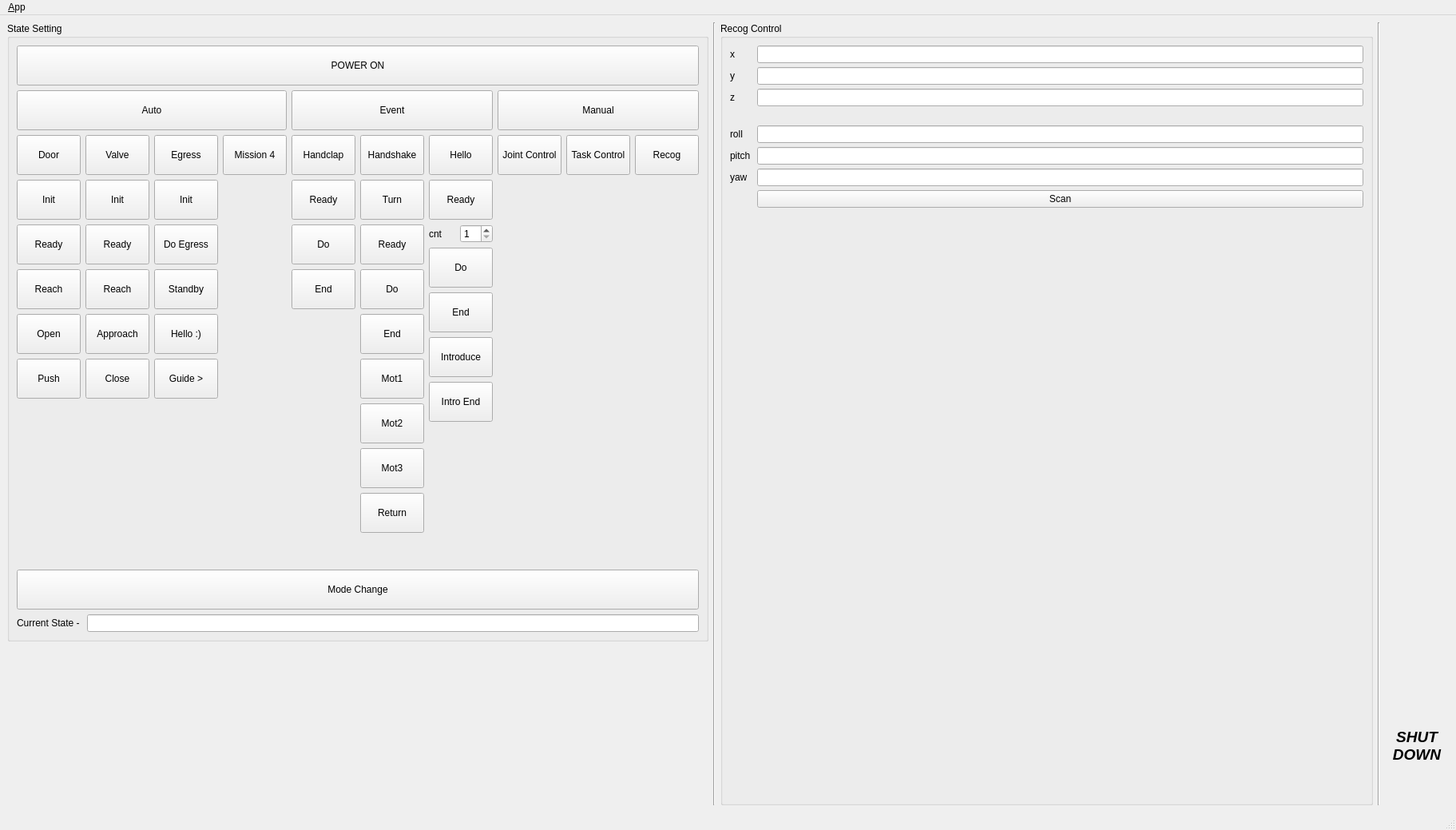
<?xml version="1.0" encoding="UTF-8"?>
<ui version="4.0">
 <class>StatusWindow</class>
 <widget class="QMainWindow" name="StatusWindow">
  <property name="geometry">
   <rect>
    <x>0</x>
    <y>0</y>
    <width>1823</width>
    <height>1039</height>
   </rect>
  </property>
  <property name="minimumSize">
   <size>
    <width>0</width>
    <height>880</height>
   </size>
  </property>
  <property name="windowTitle">
   <string>DYROS THORMANG User Interface</string>
  </property>
  <property name="windowIcon">
   <iconset resource="../resources/images.qrc">
    <normaloff>:/images/icon_2.png</normaloff>:/images/icon_2.png</iconset>
  </property>
  <property name="locale">
   <locale language="English" country="UnitedStates"/>
  </property>
  <property name="iconSize">
   <size>
    <width>24</width>
    <height>24</height>
   </size>
  </property>
  <widget class="QWidget" name="centralwidget">
   <layout class="QHBoxLayout">
    <item>
     <layout class="QVBoxLayout" name="verticalLayout_16">
      <item>
       <layout class="QHBoxLayout" name="horizontalLayout_4" stretch="0">
        <item>
         <widget class="QGroupBox" name="groupBox_state">
          <property name="title">
           <string>State Setting</string>
          </property>
          <layout class="QVBoxLayout" name="verticalLayout_14">
           <item>
            <widget class="QPushButton" name="button_power_on">
             <property name="minimumSize">
              <size>
               <width>0</width>
               <height>50</height>
              </size>
             </property>
             <property name="autoFillBackground">
              <bool>false</bool>
             </property>
             <property name="text">
              <string>POWER ON</string>
             </property>
            </widget>
           </item>
           <item>
            <layout class="QHBoxLayout" name="horizontalLayout_9" stretch="1,0,1">
             <item>
              <layout class="QVBoxLayout" name="verticalLayout_6">
               <item>
                <widget class="QPushButton" name="button_auto">
                 <property name="minimumSize">
                  <size>
                   <width>0</width>
                   <height>50</height>
                  </size>
                 </property>
                 <property name="text">
                  <string>Auto</string>
                 </property>
                </widget>
               </item>
               <item>
                <layout class="QHBoxLayout" name="horizontalLayout_8">
                 <item>
                  <layout class="QVBoxLayout" name="verticalLayout_8">
                   <item>
                    <widget class="QPushButton" name="button_auto_door_start">
                     <property name="minimumSize">
                      <size>
                       <width>0</width>
                       <height>50</height>
                      </size>
                     </property>
                     <property name="text">
                      <string>Door</string>
                     </property>
                     <property name="checkable">
                      <bool>false</bool>
                     </property>
                    </widget>
                   </item>
                   <item>
                    <widget class="QPushButton" name="button_auto_door_init">
                     <property name="minimumSize">
                      <size>
                       <width>0</width>
                       <height>50</height>
                      </size>
                     </property>
                     <property name="text">
                      <string>Init</string>
                     </property>
                    </widget>
                   </item>
                   <item>
                    <widget class="QPushButton" name="button_auto_door_ready">
                     <property name="minimumSize">
                      <size>
                       <width>0</width>
                       <height>50</height>
                      </size>
                     </property>
                     <property name="text">
                      <string>Ready</string>
                     </property>
                    </widget>
                   </item>
                   <item>
                    <widget class="QPushButton" name="button_auto_door_reach">
                     <property name="minimumSize">
                      <size>
                       <width>0</width>
                       <height>50</height>
                      </size>
                     </property>
                     <property name="text">
                      <string>Reach</string>
                     </property>
                    </widget>
                   </item>
                   <item>
                    <widget class="QPushButton" name="button_auto_door_open">
                     <property name="minimumSize">
                      <size>
                       <width>0</width>
                       <height>50</height>
                      </size>
                     </property>
                     <property name="text">
                      <string>Open</string>
                     </property>
                    </widget>
                   </item>
                   <item>
                    <widget class="QPushButton" name="button_auto_door_push">
                     <property name="minimumSize">
                      <size>
                       <width>0</width>
                       <height>50</height>
                      </size>
                     </property>
                     <property name="text">
                      <string>Push</string>
                     </property>
                    </widget>
                   </item>
                   <item>
                    <spacer name="verticalSpacer_2">
                     <property name="orientation">
                      <enum>Qt::Vertical</enum>
                     </property>
                     <property name="sizeHint" stdset="0">
                      <size>
                       <width>20</width>
                       <height>40</height>
                      </size>
                     </property>
                    </spacer>
                   </item>
                  </layout>
                 </item>
                 <item>
                  <layout class="QVBoxLayout" name="verticalLayout_9">
                   <item>
                    <widget class="QPushButton" name="button_auto_valve_start">
                     <property name="minimumSize">
                      <size>
                       <width>0</width>
                       <height>50</height>
                      </size>
                     </property>
                     <property name="text">
                      <string>Valve</string>
                     </property>
                     <property name="checkable">
                      <bool>false</bool>
                     </property>
                    </widget>
                   </item>
                   <item>
                    <widget class="QPushButton" name="button_auto_valve_init">
                     <property name="minimumSize">
                      <size>
                       <width>0</width>
                       <height>50</height>
                      </size>
                     </property>
                     <property name="text">
                      <string>Init</string>
                     </property>
                    </widget>
                   </item>
                   <item>
                    <widget class="QPushButton" name="button_auto_valve_ready">
                     <property name="minimumSize">
                      <size>
                       <width>0</width>
                       <height>50</height>
                      </size>
                     </property>
                     <property name="text">
                      <string>Ready</string>
                     </property>
                    </widget>
                   </item>
                   <item>
                    <widget class="QPushButton" name="button_auto_valve_reach">
                     <property name="minimumSize">
                      <size>
                       <width>0</width>
                       <height>50</height>
                      </size>
                     </property>
                     <property name="text">
                      <string>Reach</string>
                     </property>
                    </widget>
                   </item>
                   <item>
                    <widget class="QPushButton" name="button_auto_valve_approach">
                     <property name="minimumSize">
                      <size>
                       <width>0</width>
                       <height>50</height>
                      </size>
                     </property>
                     <property name="text">
                      <string>Approach</string>
                     </property>
                    </widget>
                   </item>
                   <item>
                    <widget class="QPushButton" name="button_auto_valve_close">
                     <property name="minimumSize">
                      <size>
                       <width>0</width>
                       <height>50</height>
                      </size>
                     </property>
                     <property name="text">
                      <string>Close</string>
                     </property>
                    </widget>
                   </item>
                   <item>
                    <spacer name="verticalSpacer_4">
                     <property name="orientation">
                      <enum>Qt::Vertical</enum>
                     </property>
                     <property name="sizeHint" stdset="0">
                      <size>
                       <width>20</width>
                       <height>40</height>
                      </size>
                     </property>
                    </spacer>
                   </item>
                  </layout>
                 </item>
                 <item>
                  <layout class="QVBoxLayout" name="verticalLayout_10">
                   <item>
                    <widget class="QPushButton" name="button_auto_egress_start">
                     <property name="minimumSize">
                      <size>
                       <width>0</width>
                       <height>50</height>
                      </size>
                     </property>
                     <property name="text">
                      <string>Egress</string>
                     </property>
                    </widget>
                   </item>
                   <item>
                    <widget class="QPushButton" name="button_auto_egress_init">
                     <property name="minimumSize">
                      <size>
                       <width>0</width>
                       <height>50</height>
                      </size>
                     </property>
                     <property name="text">
                      <string>Init</string>
                     </property>
                    </widget>
                   </item>
                   <item>
                    <widget class="QPushButton" name="button_auto_egress_egress">
                     <property name="minimumSize">
                      <size>
                       <width>0</width>
                       <height>50</height>
                      </size>
                     </property>
                     <property name="text">
                      <string>Do Egress</string>
                     </property>
                    </widget>
                   </item>
                   <item>
                    <widget class="QPushButton" name="button_auto_egress_standby">
                     <property name="minimumSize">
                      <size>
                       <width>0</width>
                       <height>50</height>
                      </size>
                     </property>
                     <property name="text">
                      <string>Standby</string>
                     </property>
                    </widget>
                   </item>
                   <item>
                    <widget class="QPushButton" name="button_auto_egress_hello">
                     <property name="minimumSize">
                      <size>
                       <width>0</width>
                       <height>50</height>
                      </size>
                     </property>
                     <property name="text">
                      <string>Hello :)</string>
                     </property>
                    </widget>
                   </item>
                   <item>
                    <widget class="QPushButton" name="button_auto_egress_guide">
                     <property name="minimumSize">
                      <size>
                       <width>0</width>
                       <height>50</height>
                      </size>
                     </property>
                     <property name="text">
                      <string>Guide &gt;</string>
                     </property>
                    </widget>
                   </item>
                   <item>
                    <spacer name="verticalSpacer_5">
                     <property name="orientation">
                      <enum>Qt::Vertical</enum>
                     </property>
                     <property name="sizeHint" stdset="0">
                      <size>
                       <width>20</width>
                       <height>40</height>
                      </size>
                     </property>
                    </spacer>
                   </item>
                  </layout>
                 </item>
                 <item>
                  <layout class="QVBoxLayout" name="verticalLayout_11">
                   <item>
                    <widget class="QPushButton" name="button_mission4">
                     <property name="minimumSize">
                      <size>
                       <width>0</width>
                       <height>50</height>
                      </size>
                     </property>
                     <property name="text">
                      <string>Mission 4</string>
                     </property>
                    </widget>
                   </item>
                   <item>
                    <spacer name="verticalSpacer_6">
                     <property name="orientation">
                      <enum>Qt::Vertical</enum>
                     </property>
                     <property name="sizeHint" stdset="0">
                      <size>
                       <width>20</width>
                       <height>40</height>
                      </size>
                     </property>
                    </spacer>
                   </item>
                  </layout>
                 </item>
                </layout>
               </item>
              </layout>
             </item>
             <item>
              <layout class="QVBoxLayout" name="verticalLayout_34">
               <item>
                <widget class="QPushButton" name="button_event">
                 <property name="minimumSize">
                  <size>
                   <width>0</width>
                   <height>50</height>
                  </size>
                 </property>
                 <property name="text">
                  <string>Event</string>
                 </property>
                </widget>
               </item>
               <item>
                <layout class="QHBoxLayout" name="horizontalLayout_13">
                 <property name="leftMargin">
                  <number>0</number>
                 </property>
                 <item>
                  <layout class="QVBoxLayout" name="verticalLayout_38">
                   <item>
                    <widget class="QPushButton" name="button_event_handclap">
                     <property name="minimumSize">
                      <size>
                       <width>0</width>
                       <height>50</height>
                      </size>
                     </property>
                     <property name="text">
                      <string>Handclap</string>
                     </property>
                    </widget>
                   </item>
                   <item>
                    <widget class="QPushButton" name="button_event_handclap_ready">
                     <property name="minimumSize">
                      <size>
                       <width>0</width>
                       <height>50</height>
                      </size>
                     </property>
                     <property name="text">
                      <string>Ready</string>
                     </property>
                    </widget>
                   </item>
                   <item>
                    <widget class="QPushButton" name="button_event_handclap_do">
                     <property name="minimumSize">
                      <size>
                       <width>0</width>
                       <height>50</height>
                      </size>
                     </property>
                     <property name="text">
                      <string>Do</string>
                     </property>
                    </widget>
                   </item>
                   <item>
                    <widget class="QPushButton" name="button_event_handclap_end">
                     <property name="minimumSize">
                      <size>
                       <width>0</width>
                       <height>50</height>
                      </size>
                     </property>
                     <property name="text">
                      <string>End</string>
                     </property>
                    </widget>
                   </item>
                   <item>
                    <spacer name="verticalSpacer_25">
                     <property name="orientation">
                      <enum>Qt::Vertical</enum>
                     </property>
                     <property name="sizeHint" stdset="0">
                      <size>
                       <width>20</width>
                       <height>40</height>
                      </size>
                     </property>
                    </spacer>
                   </item>
                  </layout>
                 </item>
                 <item>
                  <layout class="QVBoxLayout" name="verticalLayout_35">
                   <item>
                    <widget class="QPushButton" name="button_event_handshake">
                     <property name="minimumSize">
                      <size>
                       <width>0</width>
                       <height>50</height>
                      </size>
                     </property>
                     <property name="text">
                      <string>Handshake</string>
                     </property>
                    </widget>
                   </item>
                   <item>
                    <widget class="QPushButton" name="button_event_handshake_turn">
                     <property name="minimumSize">
                      <size>
                       <width>0</width>
                       <height>50</height>
                      </size>
                     </property>
                     <property name="text">
                      <string>Turn</string>
                     </property>
                    </widget>
                   </item>
                   <item>
                    <widget class="QPushButton" name="button_event_handshake_ready">
                     <property name="minimumSize">
                      <size>
                       <width>0</width>
                       <height>50</height>
                      </size>
                     </property>
                     <property name="text">
                      <string>Ready</string>
                     </property>
                    </widget>
                   </item>
                   <item>
                    <widget class="QPushButton" name="button_event_handshake_do">
                     <property name="minimumSize">
                      <size>
                       <width>0</width>
                       <height>50</height>
                      </size>
                     </property>
                     <property name="text">
                      <string>Do</string>
                     </property>
                    </widget>
                   </item>
                   <item>
                    <widget class="QPushButton" name="button_event_handshake_end">
                     <property name="minimumSize">
                      <size>
                       <width>0</width>
                       <height>50</height>
                      </size>
                     </property>
                     <property name="text">
                      <string>End</string>
                     </property>
                    </widget>
                   </item>
                   <item>
                    <widget class="QPushButton" name="button_event_handshake_motion1">
                     <property name="minimumSize">
                      <size>
                       <width>0</width>
                       <height>50</height>
                      </size>
                     </property>
                     <property name="text">
                      <string>Mot1</string>
                     </property>
                    </widget>
                   </item>
                   <item>
                    <widget class="QPushButton" name="button_event_handshake_motion2">
                     <property name="minimumSize">
                      <size>
                       <width>0</width>
                       <height>50</height>
                      </size>
                     </property>
                     <property name="text">
                      <string>Mot2</string>
                     </property>
                    </widget>
                   </item>
                   <item>
                    <widget class="QPushButton" name="button_event_handshake_motion3">
                     <property name="minimumSize">
                      <size>
                       <width>0</width>
                       <height>50</height>
                      </size>
                     </property>
                     <property name="text">
                      <string>Mot3</string>
                     </property>
                    </widget>
                   </item>
                   <item>
                    <widget class="QPushButton" name="button_event_handshake_return">
                     <property name="minimumSize">
                      <size>
                       <width>0</width>
                       <height>50</height>
                      </size>
                     </property>
                     <property name="text">
                      <string>Return</string>
                     </property>
                    </widget>
                   </item>
                   <item>
                    <spacer name="verticalSpacer_22">
                     <property name="orientation">
                      <enum>Qt::Vertical</enum>
                     </property>
                     <property name="sizeHint" stdset="0">
                      <size>
                       <width>20</width>
                       <height>40</height>
                      </size>
                     </property>
                    </spacer>
                   </item>
                  </layout>
                 </item>
                 <item>
                  <layout class="QVBoxLayout" name="verticalLayout_36">
                   <item>
                    <widget class="QPushButton" name="button_event_hello">
                     <property name="minimumSize">
                      <size>
                       <width>0</width>
                       <height>50</height>
                      </size>
                     </property>
                     <property name="text">
                      <string>Hello</string>
                     </property>
                    </widget>
                   </item>
                   <item>
                    <widget class="QPushButton" name="button_event_hello_ready">
                     <property name="minimumSize">
                      <size>
                       <width>0</width>
                       <height>50</height>
                      </size>
                     </property>
                     <property name="text">
                      <string>Ready</string>
                     </property>
                    </widget>
                   </item>
                   <item>
                    <layout class="QHBoxLayout" name="horizontalLayout_10">
                     <property name="topMargin">
                      <number>0</number>
                     </property>
                     <item>
                      <widget class="QLabel" name="label_21">
                       <property name="text">
                        <string>cnt</string>
                       </property>
                      </widget>
                     </item>
                     <item>
                      <widget class="QSpinBox" name="spin_hello_count">
                       <property name="minimum">
                        <number>1</number>
                       </property>
                      </widget>
                     </item>
                    </layout>
                   </item>
                   <item>
                    <widget class="QPushButton" name="button_event_hello_do">
                     <property name="minimumSize">
                      <size>
                       <width>0</width>
                       <height>50</height>
                      </size>
                     </property>
                     <property name="text">
                      <string>Do</string>
                     </property>
                    </widget>
                   </item>
                   <item>
                    <widget class="QPushButton" name="button_event_hello_end">
                     <property name="minimumSize">
                      <size>
                       <width>0</width>
                       <height>50</height>
                      </size>
                     </property>
                     <property name="text">
                      <string>End</string>
                     </property>
                    </widget>
                   </item>
                   <item>
                    <widget class="QPushButton" name="button_event_hello_introduce">
                     <property name="minimumSize">
                      <size>
                       <width>0</width>
                       <height>50</height>
                      </size>
                     </property>
                     <property name="text">
                      <string>Introduce</string>
                     </property>
                    </widget>
                   </item>
                   <item>
                    <widget class="QPushButton" name="button_event_hello_introduce_end">
                     <property name="minimumSize">
                      <size>
                       <width>0</width>
                       <height>50</height>
                      </size>
                     </property>
                     <property name="text">
                      <string>Intro End</string>
                     </property>
                    </widget>
                   </item>
                   <item>
                    <spacer name="verticalSpacer_23">
                     <property name="orientation">
                      <enum>Qt::Vertical</enum>
                     </property>
                     <property name="sizeHint" stdset="0">
                      <size>
                       <width>20</width>
                       <height>40</height>
                      </size>
                     </property>
                    </spacer>
                   </item>
                  </layout>
                 </item>
                </layout>
               </item>
              </layout>
             </item>
             <item>
              <layout class="QVBoxLayout" name="verticalLayout_7">
               <item>
                <widget class="QPushButton" name="button_manual">
                 <property name="minimumSize">
                  <size>
                   <width>0</width>
                   <height>50</height>
                  </size>
                 </property>
                 <property name="text">
                  <string>Manual</string>
                 </property>
                </widget>
               </item>
               <item>
                <layout class="QHBoxLayout" name="horizontalLayout_7">
                 <item>
                  <layout class="QVBoxLayout" name="verticalLayout_12">
                   <item>
                    <widget class="QPushButton" name="button_manual_joint_ctrl">
                     <property name="minimumSize">
                      <size>
                       <width>0</width>
                       <height>50</height>
                      </size>
                     </property>
                     <property name="text">
                      <string>Joint Control</string>
                     </property>
                    </widget>
                   </item>
                   <item>
                    <spacer name="verticalSpacer_7">
                     <property name="orientation">
                      <enum>Qt::Vertical</enum>
                     </property>
                     <property name="sizeHint" stdset="0">
                      <size>
                       <width>20</width>
                       <height>40</height>
                      </size>
                     </property>
                    </spacer>
                   </item>
                  </layout>
                 </item>
                 <item>
                  <layout class="QVBoxLayout" name="verticalLayout_13">
                   <item>
                    <widget class="QPushButton" name="button_manual_task_ctrl">
                     <property name="minimumSize">
                      <size>
                       <width>0</width>
                       <height>50</height>
                      </size>
                     </property>
                     <property name="text">
                      <string>Task Control</string>
                     </property>
                    </widget>
                   </item>
                   <item>
                    <spacer name="verticalSpacer_8">
                     <property name="orientation">
                      <enum>Qt::Vertical</enum>
                     </property>
                     <property name="sizeHint" stdset="0">
                      <size>
                       <width>20</width>
                       <height>40</height>
                      </size>
                     </property>
                    </spacer>
                   </item>
                  </layout>
                 </item>
                 <item>
                  <layout class="QVBoxLayout" name="verticalLayout_15">
                   <item>
                    <widget class="QPushButton" name="button_manual_recog_ctrl">
                     <property name="minimumSize">
                      <size>
                       <width>0</width>
                       <height>50</height>
                      </size>
                     </property>
                     <property name="text">
                      <string>Recog</string>
                     </property>
                    </widget>
                   </item>
                   <item>
                    <spacer name="verticalSpacer_11">
                     <property name="orientation">
                      <enum>Qt::Vertical</enum>
                     </property>
                     <property name="sizeHint" stdset="0">
                      <size>
                       <width>20</width>
                       <height>40</height>
                      </size>
                     </property>
                    </spacer>
                   </item>
                  </layout>
                 </item>
                </layout>
               </item>
              </layout>
             </item>
            </layout>
           </item>
           <item>
            <widget class="QPushButton" name="button_mode_change">
             <property name="minimumSize">
              <size>
               <width>0</width>
               <height>50</height>
              </size>
             </property>
             <property name="autoFillBackground">
              <bool>false</bool>
             </property>
             <property name="text">
              <string>Mode Change</string>
             </property>
            </widget>
           </item>
           <item>
            <layout class="QHBoxLayout" name="horizontalLayout_6">
             <item>
              <widget class="QLabel" name="label_19">
               <property name="text">
                <string>Current State - </string>
               </property>
              </widget>
             </item>
             <item>
              <widget class="QLineEdit" name="line_edit_current_state">
               <property name="readOnly">
                <bool>true</bool>
               </property>
              </widget>
             </item>
            </layout>
           </item>
          </layout>
         </widget>
        </item>
       </layout>
      </item>
      <item>
       <spacer name="verticalSpacer">
        <property name="orientation">
         <enum>Qt::Vertical</enum>
        </property>
        <property name="sizeHint" stdset="0">
         <size>
          <width>20</width>
          <height>189</height>
         </size>
        </property>
       </spacer>
      </item>
     </layout>
    </item>
    <item>
     <widget class="Line" name="line_2">
      <property name="orientation">
       <enum>Qt::Vertical</enum>
      </property>
     </widget>
    </item>
    <item>
     <widget class="QGroupBox" name="groupBox_recog_ctrl">
      <property name="title">
       <string>Recog Control</string>
      </property>
      <layout class="QVBoxLayout" name="verticalLayout">
       <item>
        <layout class="QGridLayout" name="gridLayout_recog_ctrl" rowstretch="0,0,0,0,0,0,0,0" columnstretch="0,0">
         <property name="sizeConstraint">
          <enum>QLayout::SetMaximumSize</enum>
         </property>
         <property name="leftMargin">
          <number>0</number>
         </property>
         <property name="topMargin">
          <number>0</number>
         </property>
         <property name="horizontalSpacing">
          <number>8</number>
         </property>
         <property name="verticalSpacing">
          <number>5</number>
         </property>
         <item row="4" column="1">
          <widget class="QLineEdit" name="line_edit_scan_roll">
           <property name="readOnly">
            <bool>true</bool>
           </property>
          </widget>
         </item>
         <item row="1" column="1">
          <widget class="QLineEdit" name="line_edit_scan_y">
           <property name="readOnly">
            <bool>true</bool>
           </property>
          </widget>
         </item>
         <item row="0" column="1">
          <widget class="QLineEdit" name="line_edit_scan_x">
           <property name="readOnly">
            <bool>true</bool>
           </property>
          </widget>
         </item>
         <item row="0" column="0">
          <widget class="QLabel" name="label_12">
           <property name="text">
            <string>x</string>
           </property>
          </widget>
         </item>
         <item row="5" column="0">
          <widget class="QLabel" name="label_16">
           <property name="text">
            <string>pitch</string>
           </property>
          </widget>
         </item>
         <item row="1" column="0">
          <widget class="QLabel" name="label_13">
           <property name="text">
            <string>y</string>
           </property>
          </widget>
         </item>
         <item row="2" column="0">
          <widget class="QLabel" name="label_14">
           <property name="text">
            <string>z</string>
           </property>
          </widget>
         </item>
         <item row="2" column="1">
          <widget class="QLineEdit" name="line_edit_scan_z">
           <property name="readOnly">
            <bool>true</bool>
           </property>
          </widget>
         </item>
         <item row="6" column="1">
          <widget class="QLineEdit" name="line_edit_scan_yaw">
           <property name="readOnly">
            <bool>true</bool>
           </property>
          </widget>
         </item>
         <item row="7" column="1">
          <widget class="QPushButton" name="button_scan">
           <property name="text">
            <string>Scan</string>
           </property>
          </widget>
         </item>
         <item row="5" column="1">
          <widget class="QLineEdit" name="line_edit_scan_pitch">
           <property name="readOnly">
            <bool>true</bool>
           </property>
          </widget>
         </item>
         <item row="4" column="0">
          <widget class="QLabel" name="label_15">
           <property name="text">
            <string>roll</string>
           </property>
          </widget>
         </item>
         <item row="6" column="0">
          <widget class="QLabel" name="label_17">
           <property name="text">
            <string>yaw</string>
           </property>
          </widget>
         </item>
         <item row="3" column="0">
          <widget class="QLabel" name="label_18">
           <property name="text">
            <string/>
           </property>
          </widget>
         </item>
        </layout>
       </item>
       <item>
        <spacer name="verticalSpacer_10">
         <property name="orientation">
          <enum>Qt::Vertical</enum>
         </property>
         <property name="sizeHint" stdset="0">
          <size>
           <width>20</width>
           <height>40</height>
          </size>
         </property>
        </spacer>
       </item>
      </layout>
     </widget>
    </item>
    <item>
     <widget class="Line" name="line">
      <property name="orientation">
       <enum>Qt::Vertical</enum>
      </property>
     </widget>
    </item>
    <item>
     <layout class="QVBoxLayout" name="verticalLayout_22">
      <property name="leftMargin">
       <number>0</number>
      </property>
      <item>
       <spacer name="verticalSpacer_13">
        <property name="orientation">
         <enum>Qt::Vertical</enum>
        </property>
        <property name="sizeHint" stdset="0">
         <size>
          <width>20</width>
          <height>40</height>
         </size>
        </property>
       </spacer>
      </item>
      <item>
       <widget class="QPushButton" name="button_estop">
        <property name="minimumSize">
         <size>
          <width>0</width>
          <height>150</height>
         </size>
        </property>
        <property name="font">
         <font>
          <pointsize>14</pointsize>
          <weight>75</weight>
          <italic>true</italic>
          <bold>true</bold>
         </font>
        </property>
        <property name="text">
         <string>SHUT
DOWN</string>
        </property>
        <property name="default">
         <bool>false</bool>
        </property>
        <property name="flat">
         <bool>true</bool>
        </property>
       </widget>
      </item>
     </layout>
    </item>
   </layout>
  </widget>
  <widget class="QMenuBar" name="menubar">
   <property name="geometry">
    <rect>
     <x>0</x>
     <y>0</y>
     <width>1823</width>
     <height>26</height>
    </rect>
   </property>
   <widget class="QMenu" name="menu_File">
    <property name="title">
     <string>&amp;App</string>
    </property>
    <addaction name="action_Preferences"/>
    <addaction name="separator"/>
    <addaction name="actionAbout"/>
    <addaction name="actionAbout_Qt"/>
    <addaction name="separator"/>
    <addaction name="action_Quit"/>
   </widget>
   <addaction name="menu_File"/>
  </widget>
  <widget class="QStatusBar" name="statusbar"/>
  <action name="action_Quit">
   <property name="text">
    <string>&amp;Quit</string>
   </property>
   <property name="shortcut">
    <string>Ctrl+Q</string>
   </property>
   <property name="shortcutContext">
    <enum>Qt::ApplicationShortcut</enum>
   </property>
  </action>
  <action name="action_Preferences">
   <property name="text">
    <string>&amp;Preferences</string>
   </property>
  </action>
  <action name="actionAbout">
   <property name="text">
    <string>&amp;About</string>
   </property>
  </action>
  <action name="actionAbout_Qt">
   <property name="text">
    <string>About &amp;Qt</string>
   </property>
  </action>
 </widget>
 <resources>
  <include location="../resources/images.qrc"/>
 </resources>
 <connections>
  <connection>
   <sender>action_Quit</sender>
   <signal>triggered()</signal>
   <receiver>StatusWindow</receiver>
   <slot>close()</slot>
   <hints>
    <hint type="sourcelabel">
     <x>-1</x>
     <y>-1</y>
    </hint>
    <hint type="destinationlabel">
     <x>399</x>
     <y>299</y>
    </hint>
   </hints>
  </connection>
 </connections>
</ui>
